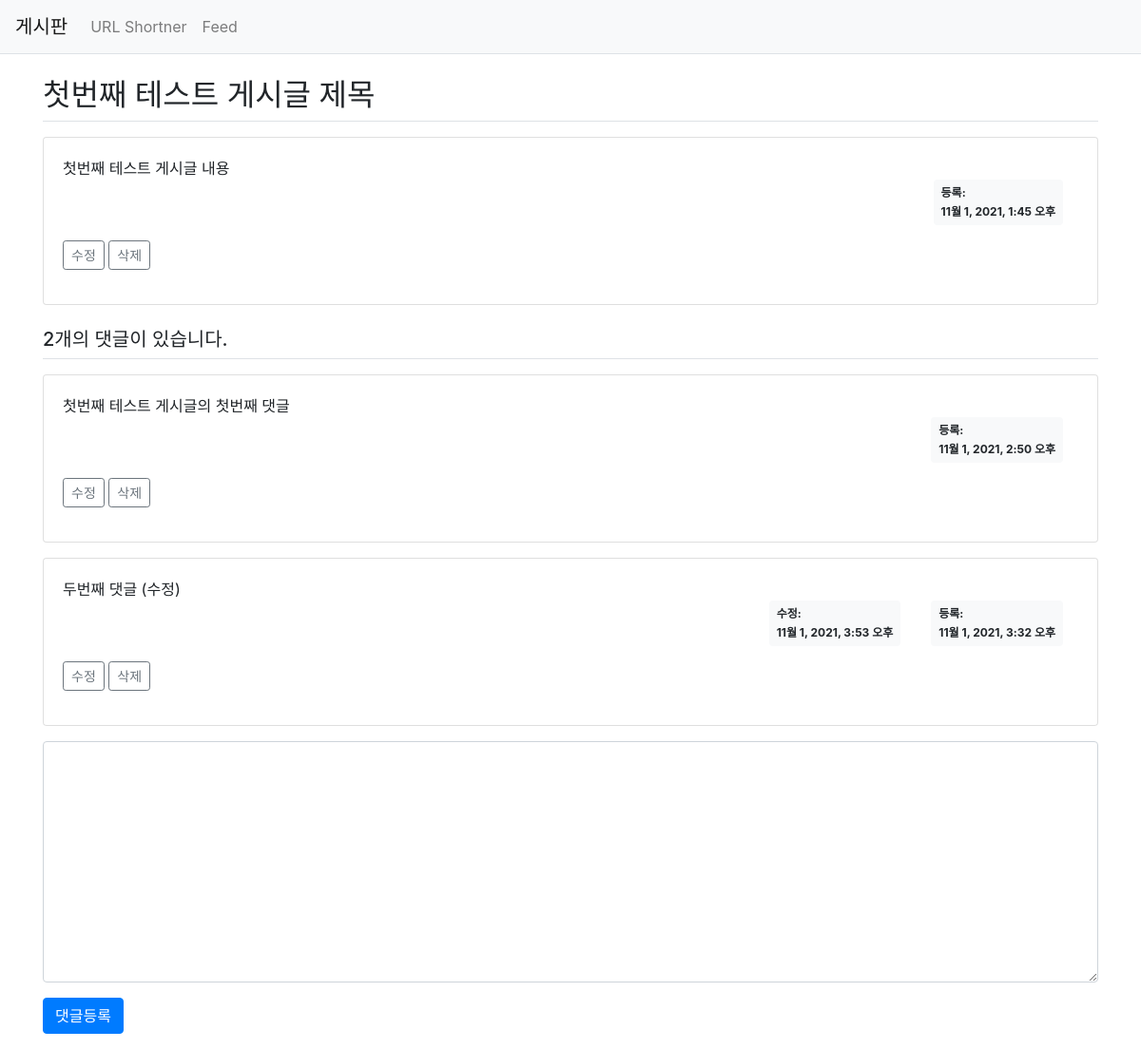
Before: /board/1/ with the older database file.
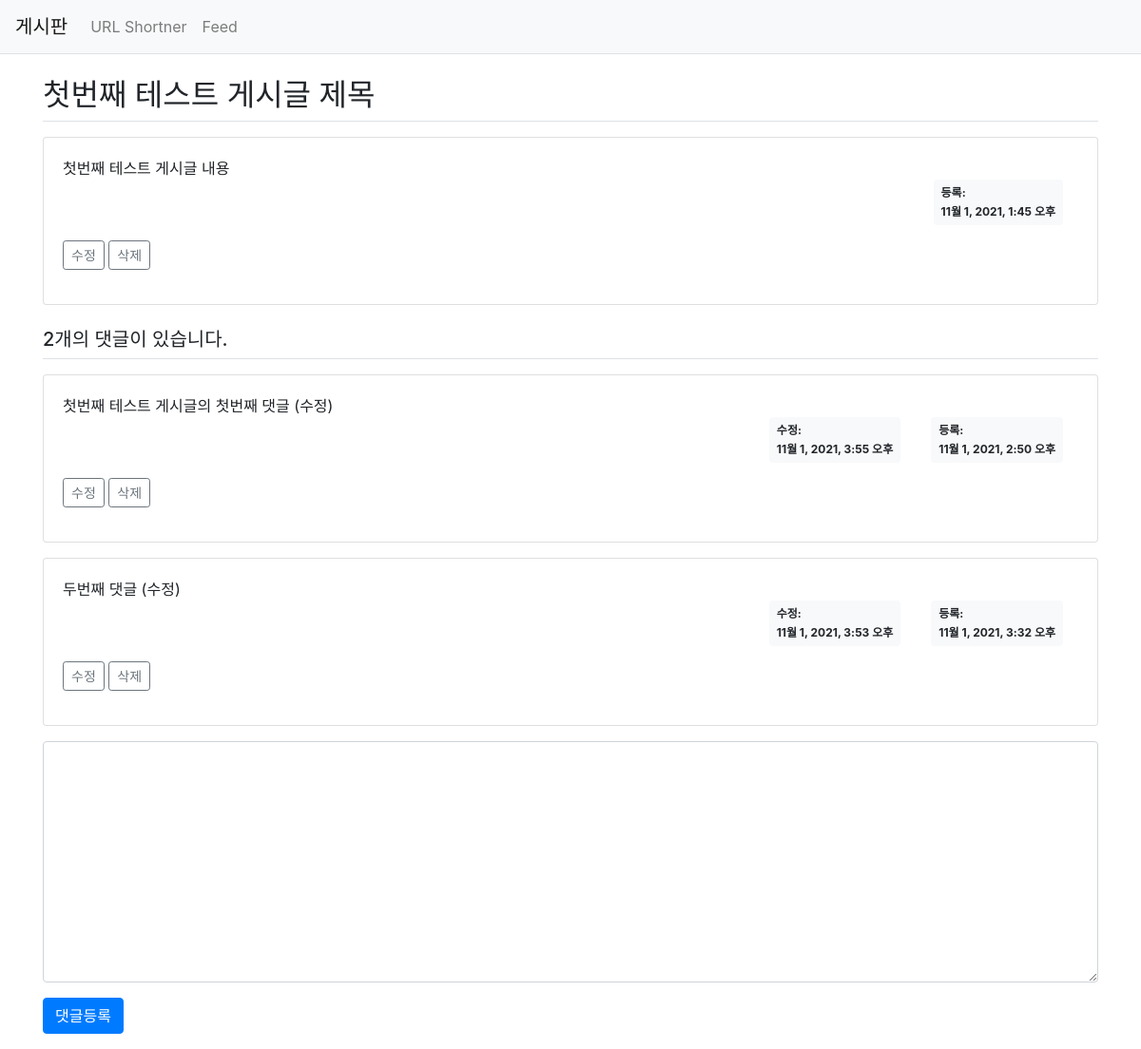
After: the same page with the newer database file.
### pybo/models.py (models this page shows)
class Answer(models.Model):
    question = models.ForeignKey(Question, on_delete=models.CASCADE)
    content = models.TextField()
    modify_date = models.DateTimeField(null=True, blank=True)
    create_date = models.DateTimeField()

### pybo/views.py (the view)
# urls.py: path('<int:question_id>/', views.detail, name='detail'),
def detail(request, question_id):
    question = get_object_or_404(Question, pk=question_id)
    context = {'question': question}
    return render(request, 'pybo/question_detail.html', context)

### templates/pybo/question_detail.html (shortened to what this page needs)
{% extends 'base.html' %}
{% block content %}
<div class="container my-3">
    <h2 class="border-bottom py-2">{{ question.subject }}</h2>
    <div class="card my-3">
        <div class="card-body">
            <div class="card-text" style="white-space: pre-line;">{{ question.content }}</div>
            <div class="d-flex justify-content-end">
                <div class="badge badge-light p-2 text-left mx-3">
                    <div class="mb-2">등록: </div>
                    <div>{{ question.create_date }}</div>
                </div>
            </div>
                <div class="my-3">
                <a href="{% url 'pybo:question_modify' question.id  %}"
               class="btn btn-sm btn-outline-secondary">수정</a>
                    <a href="#" class="delete btn btn-sm btn-outline-secondary"
       data-uri="{% url 'pybo:question_delete' question.id  %}">삭제</a>
            </div>
        </div>
    </div>
    <h5 class="border-bottom my-3 py-2">{{question.answer_set.count}}개의 댓글이 있습니다.</h5>
    {% for answer in question.answer_set.all %}
    <div class="card my-3">
        <div class="card-body">
            <div class="card-text" style="white-space: pre-line;">{{ answer.content }}</div>
            <div class="d-flex justify-content-end">
                {% if answer.modify_date %}
                <div class="badge badge-light p-2 text-left mx-3">
                    <div class="mb-2">수정: </div>
                    <div>{{ answer.modify_date }}</div>
                </div>
                {% endif %}
                <div class="badge badge-light p-2 text-left mx-3" >
                    <div class="mb-2">등록: </div>
                    <div>{{ answer.create_date }}</div>
                </div>
            </div>
            <div class="my-3">
                <a href="{% url 'pybo:answer_modify' answer.id  %}"
               class="btn btn-sm btn-outline-secondary">수정</a>
                <a href="#" class="delete btn btn-sm btn-outline-secondary "
               data-uri="{% url 'pybo:answer_delete' answer.id  %}">삭제</a>
            </div>
        </div>
    </div>
    {% endfor %}
    <form action="{% url 'pybo:answer_create' question.id %}" method="post" class="my-3">
        <div class="form-group">
            <textarea name="content" id="content" class="form-control" rows="10"></textarea>
        </div>
        <input type="submit" value="댓글등록" class="btn btn-primary">
    </form>
</div>
{% endblock %}

Changed rows visible on the page:
changed Answer: content "첫번째 테스트 게시글의 첫번째 댓글" → "첫번째 테스트 게시글의 첫번째 댓글 (수정)"; modify_date (not shown) → "11월 1, 2021, 3:55 오후"
